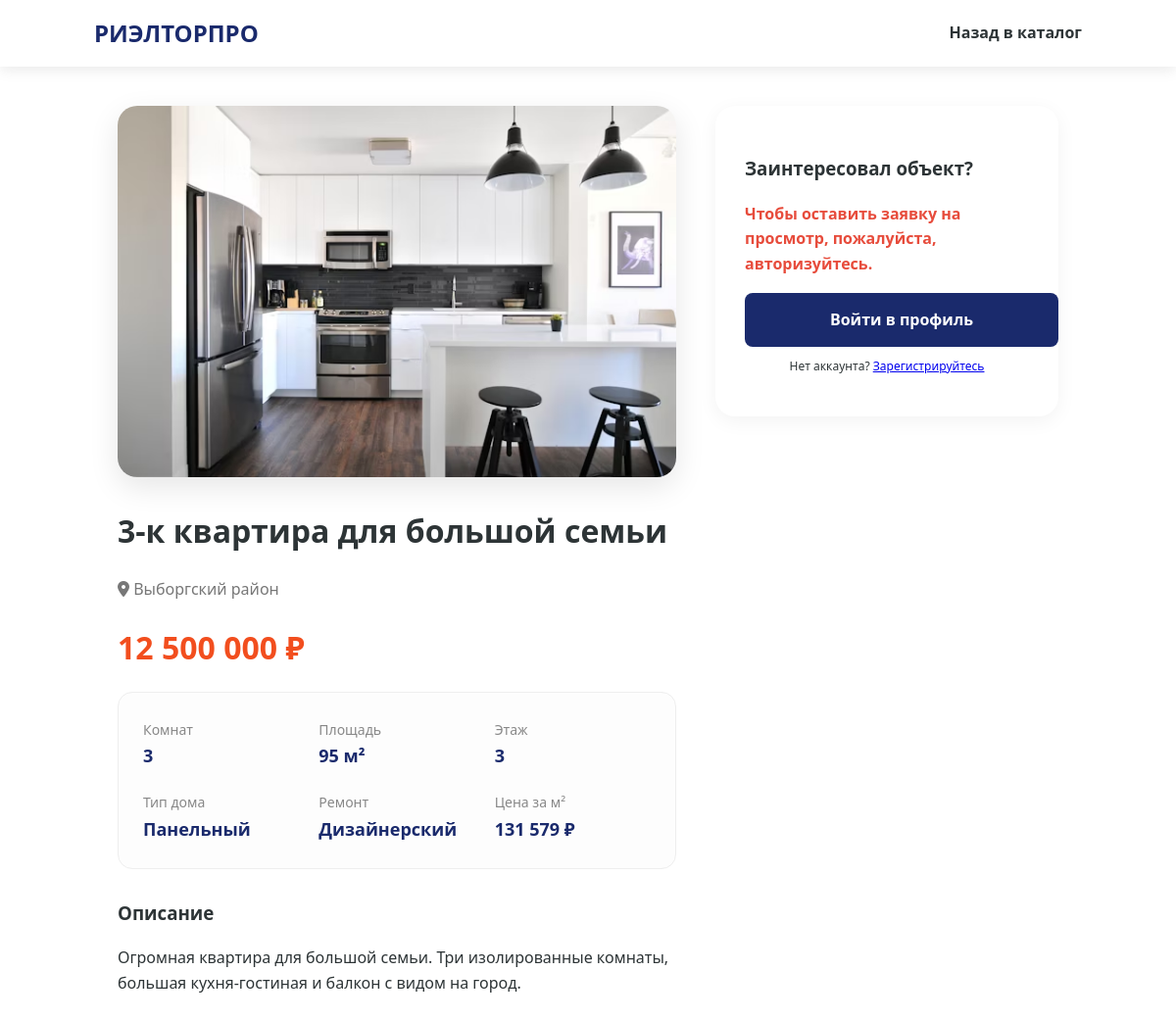
The page /property.php?id=3 on the database its author committed.
### tables this page shows
CREATE TABLE IF NOT EXISTS `properties` (
  `id` int(11) NOT NULL AUTO_INCREMENT,
  `title` varchar(255) NOT NULL,
  `price` int(11) NOT NULL,
  `rooms` int(11) NOT NULL,
  `area` int(11) NOT NULL,
  `district` varchar(100) NOT NULL,
  `house_type` varchar(100) NOT NULL,
  `renovation` varchar(100) NOT NULL,
  `floor` int(11) NOT NULL,
  `image_url` varchar(255) DEFAULT NULL,
  `created_at` timestamp NOT NULL DEFAULT current_timestamp(),
  `description` text DEFAULT NULL,
  PRIMARY KEY (`id`)
);

### property.php (the view, shortened to what this page needs)
<?php
require_once 'db.php';
$id = $_GET['id'] ?? 0;
$stmt = $pdo->prepare("SELECT * FROM properties WHERE id = ?");
$stmt->execute([$id]);
$property = $stmt->fetch();
?>
<!DOCTYPE html>
<html lang="ru">
<head>
    <link rel="stylesheet" href="https://cdnjs.cloudflare.com/ajax/libs/font-awesome/6.0.0/css/all.min.css">
    <link rel="stylesheet" href="style/style.css">
</head>
<body>
<header>
    <a href="index.php" class="logo">РиэлторПро</a>
    <nav>
        <a href="catalog.php">Назад в каталог</a>
    </nav>
</header>
<main class="property-page">
    <div class="content">
        <img src="img/objects/<?php echo $property['image_url']; ?>" class="main-img" alt="Фото">
        <h1><?php echo htmlspecialchars($property['title']); ?></h1>
        <p style="color: #777;"><i class="fas fa-map-marker-alt"></i> <?php echo $property['district']; ?> район</p>
        <div class="price-tag"><?php echo number_format($property['price'], 0, '', ' '); ?> ₽</div>
        <div class="spec-grid">
            <div class="spec-item"><span>Комнат</span><b><?php echo $property['rooms']; ?></b></div>
            <div class="spec-item"><span>Площадь</span><b><?php echo $property['area']; ?> м²</b></div>
            <div class="spec-item"><span>Этаж</span><b><?php echo $property['floor']; ?></b></div>
            <div class="spec-item"><span>Тип дома</span><b><?php echo $property['house_type']; ?></b></div>
            <div class="spec-item"><span>Ремонт</span><b><?php echo $property['renovation']; ?></b></div>
            <div class="spec-item"><span>Цена за м²</span><b><?php echo number_format($property['price']/$property['area'], 0, '', ' '); ?> ₽</b></div>
        </div>
        <div style="margin-top: 30px;">
            <h3>Описание</h3>
            <p><?php echo nl2br(htmlspecialchars($property['description'])); ?></p>
        </div>
    </div>
    <aside>
        <div class="sidebar-card">
            <h3>Заинтересовал объект?</h3>
            <?php if (isset($_SESSION['user_id'])): ?>
                <p>Наш эксперт ответит на все вопросы и организует показ.</p>
                <button onclick="document.getElementById('modal').style.display='flex'" class="btn-submit">Оставить заявку</button>
            <?php else: ?>
                <p style="color: #e74c3c; font-weight: bold;">Чтобы оставить заявку на просмотр, пожалуйста, авторизуйтесь.</p>
                <a href="login.php" class="btn-submit" style="display:block; text-align:center; text-decoration:none;">Войти в профиль</a>
                <p style="font-size:12px; text-align:center; margin-top:10px;">Нет аккаунта? <a href="register.php">Зарегистрируйтесь</a></p>
            <?php endif; ?>
        </div>
    </aside>
</main>
</body>
</html>

### style/style.css (style rules this page uses)
:root { --primary-color: #1a2a6c; --accent-color: #f24e1e; --text-dark: #2d3436; --bg-light: #f8f9fa; --white: #ffffff; --transition: 0.3s ease; }
body { font-family: 'Segoe UI', Roboto, Helvetica, Arial, sans-serif; margin: 0; color: var(--text-dark); line-height: 1.6; scroll-behavior: smooth; }
header { background: var(--white); padding: 15px 8%; display: flex; justify-content: space-between; align-items: center; box-shadow: 0 2px 15px rgba(0,0,0,0.1); position: sticky; top: 0; z-index: 1000; }
.logo { font-size: 24px; font-weight: 800; color: var(--primary-color); text-decoration: none; text-transform: uppercase; }
nav a { margin-left: 25px; text-decoration: none; color: var(--text-dark); font-weight: 600; transition: var(--transition); }
.btn-submit { background: var(--primary-color); color: white; width: 100%; padding: 15px; border: none; border-radius: 8px; cursor: pointer; font-size: 16px; font-weight: bold; }

### property.php (style rules this page uses)
.property-page { padding: 40px 10%; display: grid; grid-template-columns: 1fr 350px; gap: 40px; }
.main-img { width: 100%; border-radius: 20px; box-shadow: 0 10px 30px rgba(0,0,0,0.1); }
.price-tag { font-size: 32px; color: var(--accent-color); font-weight: 800; margin: 20px 0; }
.spec-grid { display: grid; grid-template-columns: repeat(3, 1fr); gap: 20px; background: #fdfdfd; padding: 25px; border-radius: 15px; border: 1px solid #eee; }
.spec-item b { display: block; font-size: 18px; color: var(--primary-color); }
.spec-item span { color: #888; font-size: 14px; }
.sidebar-card { background: white; padding: 30px; border-radius: 20px; box-shadow: 0 5px 20px rgba(0,0,0,0.05); position: sticky; top: 100px; height: fit-content; }

### rows shown on the page
properties: image_url (picture), title "3-к квартира для большой семьи", district "Выборгский", price "12 500 000", rooms "3", area "95", floor "3", house_type "Панельный", renovation "Дизайнерский", $property['price']/$property['area'] "131 579", description "Огромная квартира для большой семьи. Три изолированные комнаты, большая кухня-гостиная и балкон с видом на город."
